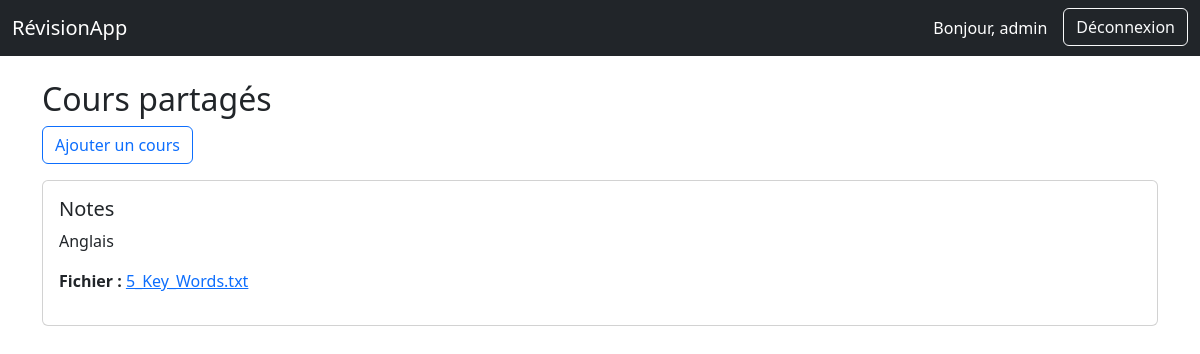
The page /courses (signed in) on the database as committed earlier.
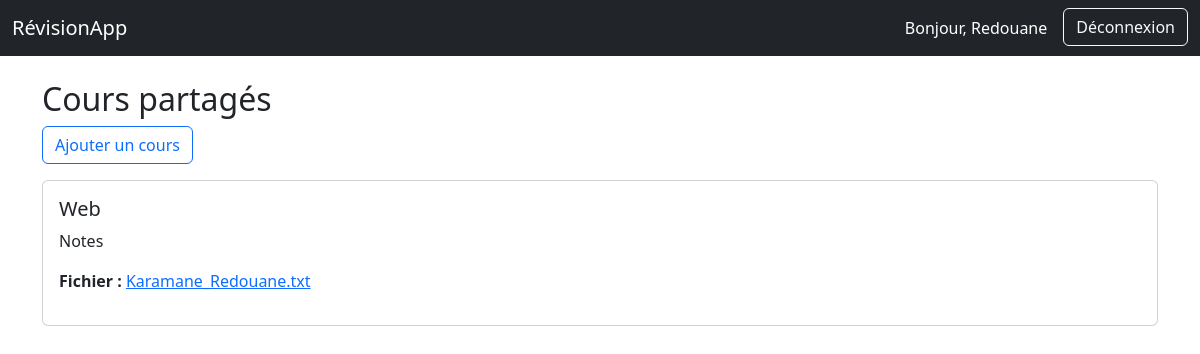
The same page on the database as committed later.
### tables this page shows
CREATE TABLE courses (
    id INTEGER PRIMARY KEY AUTOINCREMENT,
    title TEXT NOT NULL,
    description TEXT,
    file TEXT,
    user_id INTEGER,
    FOREIGN KEY(user_id) REFERENCES users(id)
);

### app.py (the view)
@app.route('/courses')
@login_required
def courses():
    courses = model.get_all_courses()
    return render_template('courses.html', courses=courses)

### app.py (called while the page is built)
def login_required(f):
    @wraps(f)
    def decorated_function(*args, **kwargs):
        if 'user_id' not in session:
            abort(401)
        return f(*args, **kwargs)
    return decorated_function

### model.py (called while the page is built)
def get_db():
    conn = sqlite3.connect(DATABASE)
    conn.row_factory = sqlite3.Row
    return conn

def get_all_courses():
    conn = get_db()
    cur = conn.cursor()
    cur.execute("SELECT * FROM courses")
    courses = cur.fetchall()
    conn.close()
    return [dict(course) for course in courses]

### templates/courses.html (shortened to what this page needs)
{% extends "base.html" %}
{% block content %}
  <h2>Cours partagés</h2>
  <a class="btn btn-outline-primary mb-3" href="{{ url_for('upload_course') }}">Ajouter un cours</a>
  {% if courses %}
    {% for course in courses %}
      <div class="card mb-3">
        <div class="card-body">
          <h5>{{ course.title }}</h5>
          <p>{{ course.description }}</p>
          {% if course.file %}
            <p><strong>Fichier :</strong>
              <a href="{{ url_for('static', filename='uploads/' ~ course.file) }}">
                {{ course.file }}
              </a>
            </p>
          {% else %}
            <p>Aucun fichier téléchargé.</p>
          {% endif %}
        </div>
      </div>
    {% endfor %}
  {% else %}
    <p>Aucun cours disponible pour le moment.</p>
  {% endif %}
{% endblock %}

### templates/base.html (shortened to what this page needs)
<!DOCTYPE html>
<html lang="fr">
<head>
  <link href="https://cdn.jsdelivr.net/npm/bootstrap@5.3.0/dist/css/bootstrap.min.css" rel="stylesheet">
</head>
<body>
  <nav class="navbar navbar-expand-lg navbar-dark bg-dark">
    <div class="container-fluid">
      <a class="navbar-brand" href="{{ url_for('index') }}">RévisionApp</a>
      <div class="d-flex">
        {% if session.user_name %}
          <span class="navbar-text text-white me-3">Bonjour, {{ session.user_name }}</span>
          <form action="{{ url_for('logout') }}" method="post">
            <button class="btn btn-outline-light" type="submit">Déconnexion</button>
          </form>
        {% else %}
          <a class="btn btn-outline-light me-2" href="{{ url_for('login') }}">Connexion</a>
          <a class="btn btn-outline-light" href="{{ url_for('register') }}">Inscription</a>
        {% endif %}
      </div>
    </div>
  </nav>
  <div class="container mt-4">
    {% block content %}{% endblock %}
  </div>
</body>
</html>

Rows that differ between the two databases and show on the page:
changed courses "Notes": title "Notes" → "Web"; description "Anglais" → "Notes"; file "5_Key_Words.txt" → "Karamane_Redouane.txt"
Other text that changed with them:
{{ session.user_name }}: "admin" → "Redouane"
